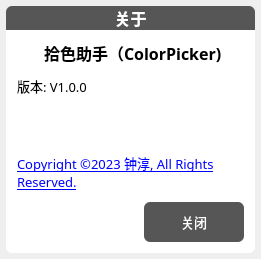
<?xml version="1.0" encoding="UTF-8"?>
<ui version="4.0">
 <class>AboutWidget</class>
 <widget class="QDialog" name="AboutWidget">
  <property name="geometry">
   <rect>
    <x>0</x>
    <y>0</y>
    <width>261</width>
    <height>259</height>
   </rect>
  </property>
  <property name="sizePolicy">
   <sizepolicy hsizetype="Fixed" vsizetype="Fixed">
    <horstretch>0</horstretch>
    <verstretch>0</verstretch>
   </sizepolicy>
  </property>
  <property name="styleSheet">
   <string notr="true">#titleLabel
{
	background-color: #565656;
	color: #ffffff;
	border-top-left-radius: 6px;
	border-top-right-radius: 6px;
}
#contentWidget
{
	background-color: #ffffff;
	border-bottom-left-radius: 6px;
	border-bottom-right-radius: 6px;
}
#headerButton
{
	background: transparent;
}
#contentWidget QPushButton
{
	border-radius: 6px;
	background-color: #565656;
	color: #ffffff;
}
#contentWidget QPushButton:hover
{
	background-color: #a6a6a6;
}
#contentWidget QPushButton:pressed
{
	border: 1px solid #565656;
	color: #565656;
}
</string>
  </property>
  <layout class="QVBoxLayout" name="verticalLayout">
   <property name="spacing">
    <number>0</number>
   </property>
   <property name="leftMargin">
    <number>6</number>
   </property>
   <property name="topMargin">
    <number>6</number>
   </property>
   <property name="rightMargin">
    <number>6</number>
   </property>
   <property name="bottomMargin">
    <number>6</number>
   </property>
   <item>
    <widget class="QWidget" name="centreWidget" native="true">
     <layout class="QVBoxLayout" name="verticalLayout_2">
      <property name="spacing">
       <number>0</number>
      </property>
      <property name="leftMargin">
       <number>0</number>
      </property>
      <property name="topMargin">
       <number>0</number>
      </property>
      <property name="rightMargin">
       <number>0</number>
      </property>
      <property name="bottomMargin">
       <number>0</number>
      </property>
      <item>
       <widget class="QLabel" name="titleLabel">
        <property name="font">
         <font>
          <family>微软雅黑</family>
          <pointsize>12</pointsize>
          <weight>75</weight>
          <bold>true</bold>
         </font>
        </property>
        <property name="text">
         <string>关于</string>
        </property>
        <property name="alignment">
         <set>Qt::AlignCenter</set>
        </property>
        <property name="margin">
         <number>5</number>
        </property>
       </widget>
      </item>
      <item>
       <widget class="QWidget" name="contentWidget" native="true">
        <layout class="QGridLayout" name="gridLayout_2">
         <property name="leftMargin">
          <number>11</number>
         </property>
         <property name="topMargin">
          <number>11</number>
         </property>
         <property name="rightMargin">
          <number>11</number>
         </property>
         <property name="bottomMargin">
          <number>11</number>
         </property>
         <property name="spacing">
          <number>11</number>
         </property>
         <item row="4" column="0" colspan="2">
          <widget class="QLabel" name="label_8">
           <property name="font">
            <font>
             <family>微软雅黑</family>
             <pointsize>10</pointsize>
            </font>
           </property>
           <property name="text">
            <string>&lt;html&gt;&lt;head/&gt;&lt;body&gt;&lt;p&gt;&lt;a href=&quot;https://robber.ltd&quot;&gt;&lt;span style=&quot; text-decoration: underline; color:#0000ff;&quot;&gt;Copyright ©2023 钟淳, All Rights Reserved.&lt;/span&gt;&lt;/a&gt;&lt;/p&gt;&lt;/body&gt;&lt;/html&gt;</string>
           </property>
           <property name="wordWrap">
            <bool>true</bool>
           </property>
           <property name="margin">
            <number>5</number>
           </property>
          </widget>
         </item>
         <item row="6" column="1">
          <widget class="QPushButton" name="closeButton">
           <property name="sizePolicy">
            <sizepolicy hsizetype="Fixed" vsizetype="Fixed">
             <horstretch>0</horstretch>
             <verstretch>0</verstretch>
            </sizepolicy>
           </property>
           <property name="minimumSize">
            <size>
             <width>100</width>
             <height>40</height>
            </size>
           </property>
           <property name="maximumSize">
            <size>
             <width>100</width>
             <height>40</height>
            </size>
           </property>
           <property name="font">
            <font>
             <family>微软雅黑</family>
             <pointsize>10</pointsize>
             <weight>50</weight>
             <bold>false</bold>
            </font>
           </property>
           <property name="text">
            <string>关闭</string>
           </property>
          </widget>
         </item>
         <item row="0" column="0" colspan="2">
          <widget class="QWidget" name="widget" native="true">
           <layout class="QHBoxLayout" name="horizontalLayout" stretch="1,2">
            <property name="spacing">
             <number>5</number>
            </property>
            <property name="leftMargin">
             <number>0</number>
            </property>
            <property name="topMargin">
             <number>0</number>
            </property>
            <property name="rightMargin">
             <number>0</number>
            </property>
            <property name="bottomMargin">
             <number>0</number>
            </property>
            <item>
             <widget class="QLabel" name="label">
              <property name="minimumSize">
               <size>
                <width>22</width>
                <height>22</height>
               </size>
              </property>
              <property name="maximumSize">
               <size>
                <width>22</width>
                <height>22</height>
               </size>
              </property>
              <property name="text">
               <string/>
              </property>
              <property name="pixmap">
               <pixmap resource="ColorWidget.qrc">:/ColorWidget/icon.png</pixmap>
              </property>
              <property name="scaledContents">
               <bool>true</bool>
              </property>
              <property name="alignment">
               <set>Qt::AlignRight|Qt::AlignTrailing|Qt::AlignVCenter</set>
              </property>
             </widget>
            </item>
            <item>
             <widget class="QLabel" name="label_2">
              <property name="font">
               <font>
                <family>微软雅黑</family>
                <pointsize>12</pointsize>
                <weight>75</weight>
                <bold>true</bold>
               </font>
              </property>
              <property name="text">
               <string>拾色助手（ColorPicker)</string>
              </property>
             </widget>
            </item>
           </layout>
          </widget>
         </item>
         <item row="2" column="1">
          <spacer name="verticalSpacer">
           <property name="orientation">
            <enum>Qt::Vertical</enum>
           </property>
           <property name="sizeHint" stdset="0">
            <size>
             <width>20</width>
             <height>40</height>
            </size>
           </property>
          </spacer>
         </item>
         <item row="1" column="0">
          <widget class="QLabel" name="label_3">
           <property name="font">
            <font>
             <family>微软雅黑</family>
             <pointsize>10</pointsize>
            </font>
           </property>
           <property name="text">
            <string>版本: V1.0.0</string>
           </property>
          </widget>
         </item>
        </layout>
       </widget>
      </item>
     </layout>
    </widget>
   </item>
  </layout>
 </widget>
 <layoutdefault spacing="6" margin="11"/>
 <resources>
  <include location="ColorWidget.qrc"/>
 </resources>
 <connections/>
</ui>
